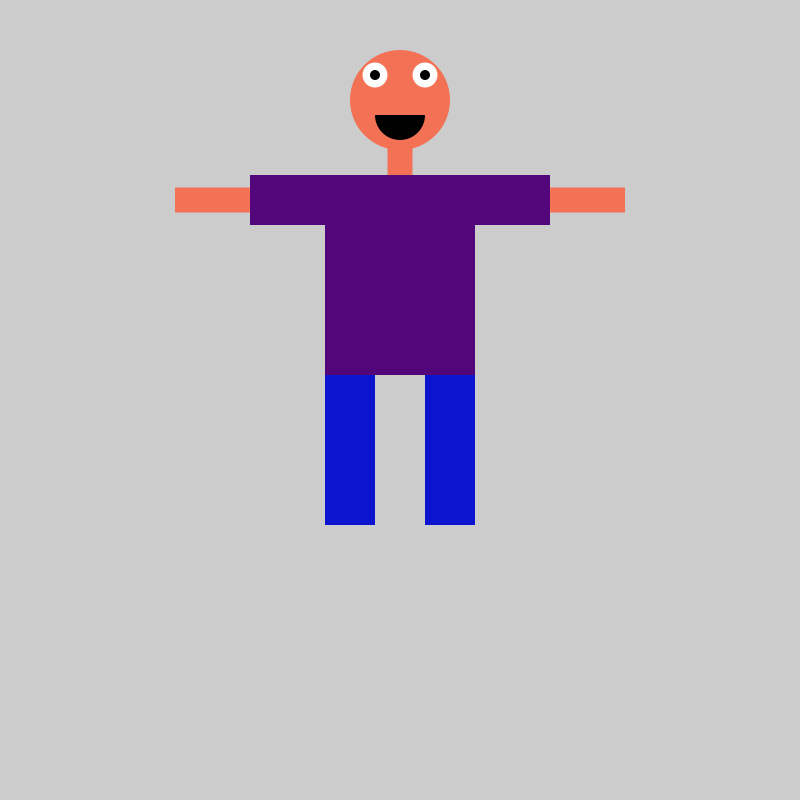
Frame 1 (no input)
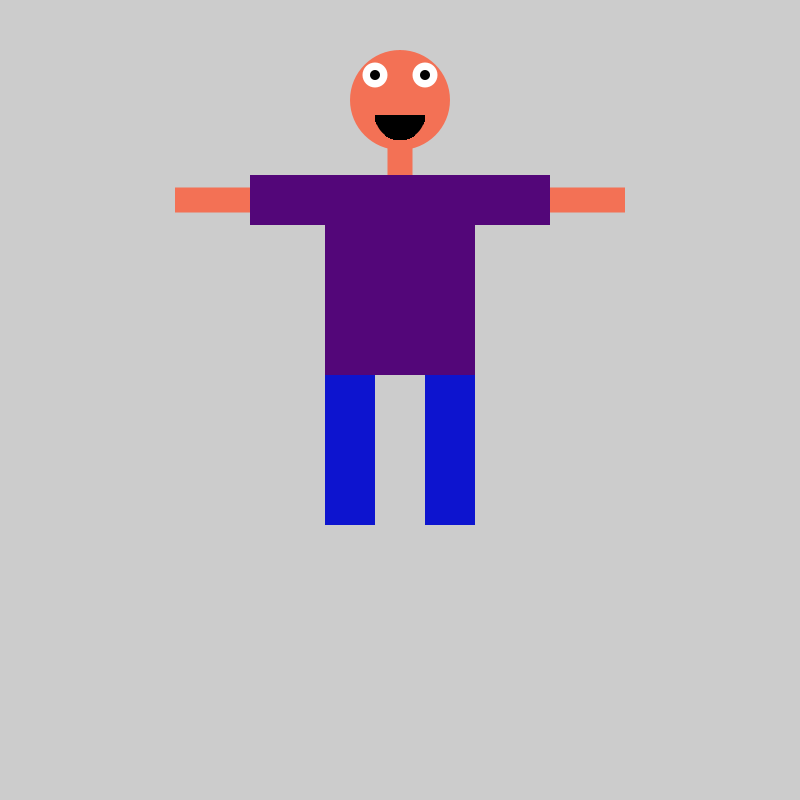
Frame 60 (the mouse pressed at the canvas centre just before this capture)
Frame 120 (the mouse held since frame 60 and released just before this capture): identical to frame 60, image omitted

The Processing sketch that drew these frames (run headless with seeded random() and noise(); from frame 60 on, the mouse is pressed at the canvas centre):

// Processing sketch: Person
// ── Person.pde
boolean happy = true;
void setup() {
  size(800, 800); 
  fill(243, 113, 85);
  noStroke();
  //Draw head and body
  rectMode(CENTER);
  ellipse(width/2, 100, 100, 100);
  rect(width/2, 150, 25, 50);
  fill(83, 6, 121);
  rect(width/2, 275, 150, 200);
  //Draw shirt arms
  rect(width/2 - 75, 200, 150, 50);
  rect(width/2 + 75, 200, 150, 50);
  //Draw arms
  fill(243, 113, 85);
  rect(width/2 - 187.5, 200, 75, 25);
  rect(width/2 + 187.5, 200, 75, 25);
  //draw pants
  fill(13, 20, 207);
  rect(width/2 - 50, 450, 50, 150);
  rect(width/2 + 50, 450, 50, 150);
  //draw eyes
  fill(255, 255, 255);
  ellipse(width/2 + 25, 75, 25, 25);
  ellipse(width/2 - 25, 75, 25, 25);
  fill(0, 0, 0);
  ellipse(width/2 + 25, 75, 10, 10);
  ellipse(width/2 - 25, 75, 10, 10);
}

void draw() {

  if (happy) {
    fill(243, 113, 85);
    arc(width/2, 135, 51, 51, PI, 2*PI);
    fill(0, 0, 0);
    arc(width/2, 115, 50, 50, 0, PI);
  } else {
    fill(243, 113, 85);
    arc(width/2, 115, 51, 51, 0, PI);
    fill(0, 0, 0);
    arc(width/2, 135, 50, 50, PI, 2*PI);
  }
}

void mouseClicked() {
  happy = !happy;
}
